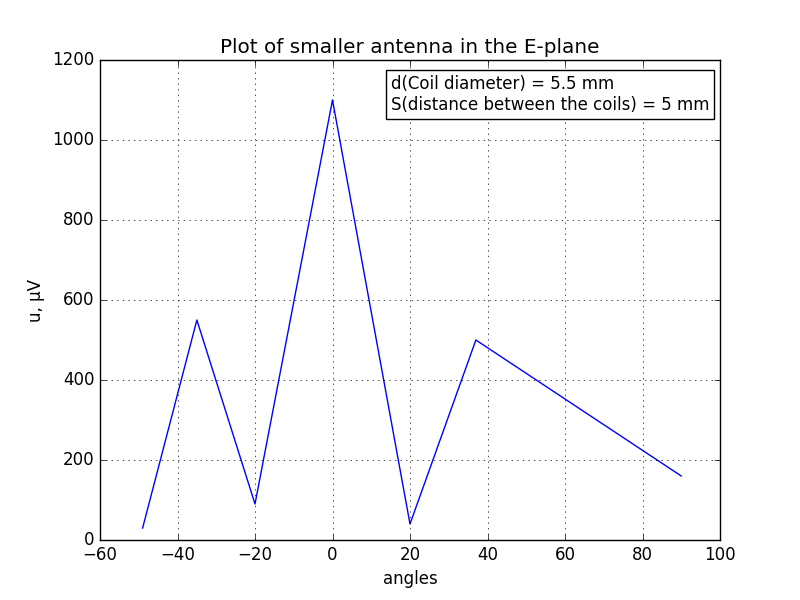

Source code (Python):
# Plot of smaller antenna in the E-plane
# Antenna parameters: 
# d(Coil diameter) = 5.5 mm, 
# S(distance between the coils) = 5 mm

import matplotlib.pyplot as plt
import numpy as np

angles = np.array([-49, -35, -20, 0, 20, 37, 90])
u = np.array     ([30, 550, 90, 1100, 40, 500, 160])

plt.plot(angles, u)
plt.title("Plot of smaller antenna in the E-plane")
plt.text(15, 1100, s="d(Coil diameter) = 5.5 mm \nS(distance between the coils) = 5 mm", bbox = {"boxstyle":"square", "facecolor":"w"})
plt.xlabel('angles')
plt.ylabel('u, µV')

plt.grid(True)
plt.savefig("small_ant_e.png")
plt.show()